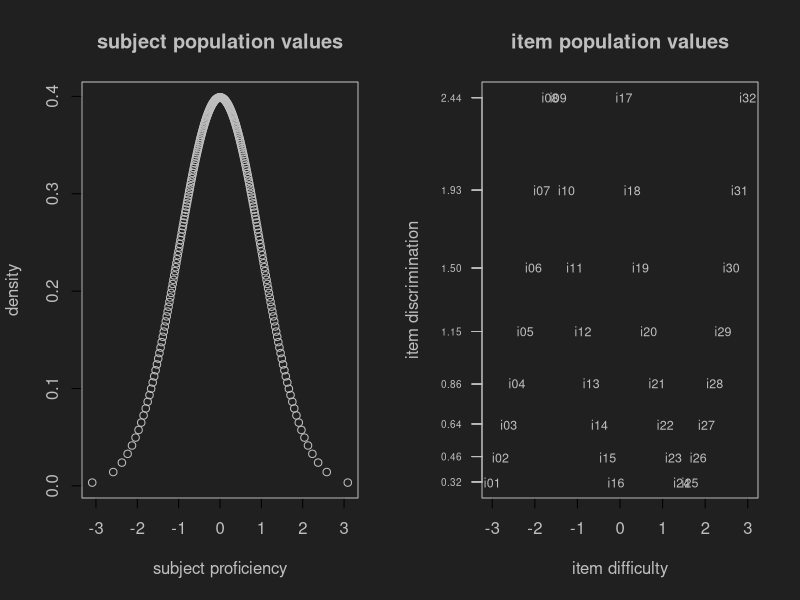

Source code (R):
#
# Item Response Theory when applied to proficiency for 1pl and 2pl items
#
# dictates that the probability of a successful response to a given problem
# depends on the ability of the subject (theta) and the difficulty of the item (beta)
# data are simulated based on a Bernouili distribution conditional on the difference (theta - beta)

# PROFICIENCY (subject abilities)
# set number of subjects and from uniform equidistant intervals generate z-scores to represent standard normal distribution
nrSubjects <- 256
S <- round(qnorm(seq(.001,(1-.001),length.out=nrSubjects),0,1),3)
names(S) <- paste0('s',sprintf(eval(paste0("%0",nchar(nrSubjects),"d")),1:length(S)))

# DIFFICULTY & DISCRIMINATION (item properties)
# set number of items and from uniform equidistant intervals generate scores to represent uniform distribution
nrItems <- 32									# must be dividable by 4 and not equal to 10, 100, 1000, ... for discrimination
# difficulties
I <- seq(-3,3,length.out=nrItems)
names(I) <- paste0('i',sprintf(eval(paste0("%0",nchar(nrItems),"d")),1:length(I)))
# discrimination
tmp <- seq(.75,1.25,length.out=nrItems/4)^4
D <- c(tmp,tmp[length(tmp):1],tmp[length(tmp):1],tmp)
names(D) <- names(I)

# SUCCESS PROBABILITIES
# assume that each subject responds to each item
# assume a success probability that is inversely related to the logit of S-I
# reset the discrimination D as rep(1,length(D)) to go from 2PL to 1PL
P2 <- round(plogis(sweep(outer(S,I,'-'),MARGIN=2,D,`*`)),3)
P1 <- round(plogis(sweep(outer(S,I,'-'),MARGIN=2,rep(1,length(D)),`*`)),3)
set.seed(312)
O1 <- matrix(unlist(Map(rbinom,prob=P1,size=1,n=1)),ncol=length(I))
O2 <- matrix(unlist(Map(rbinom,prob=P2,size=1,n=1)),ncol=length(I))
# alternative way to generate the 1 and 0's from a binomial
# O2 <- matrix(mapply(function(r,c) rbinom(1,1,P2[r,c]), row(P2), col(P2) ),nrow=nrow(P2),ncol=ncol(P2))
# O1 <- matrix(mapply(function(r,c) rbinom(1,1,P1[r,c]), row(P1), col(P1) ),nrow=nrow(P1),ncol=ncol(P1))
dimnames(P1) <- dimnames(P2) <- dimnames(O1) <- dimnames(O2) <- list(names(S),names(I))

# the data
str(O1)
str(O2)
str(P1)
str(P2)


# plot
tmpPar <- par()
par(bg="#202020",col="grey",col.axis="grey",col.lab="grey",col.main="grey",col.sub="grey")

par(mfrow=c(1,2))
plot(S,dnorm(S), xlab="subject proficiency", ylab="density", main="subject population values")
plot(I,D,xlab="item difficulty",ylab="item discrimination", main="item population values",yaxt='n',type='n')
axis(2,round(D,2),las=1,cex.axis=.6,col="grey")
text(I,D,labels=names(I),cex=.75)
par(mfrow=c(1,1))

par(tmpPar)
